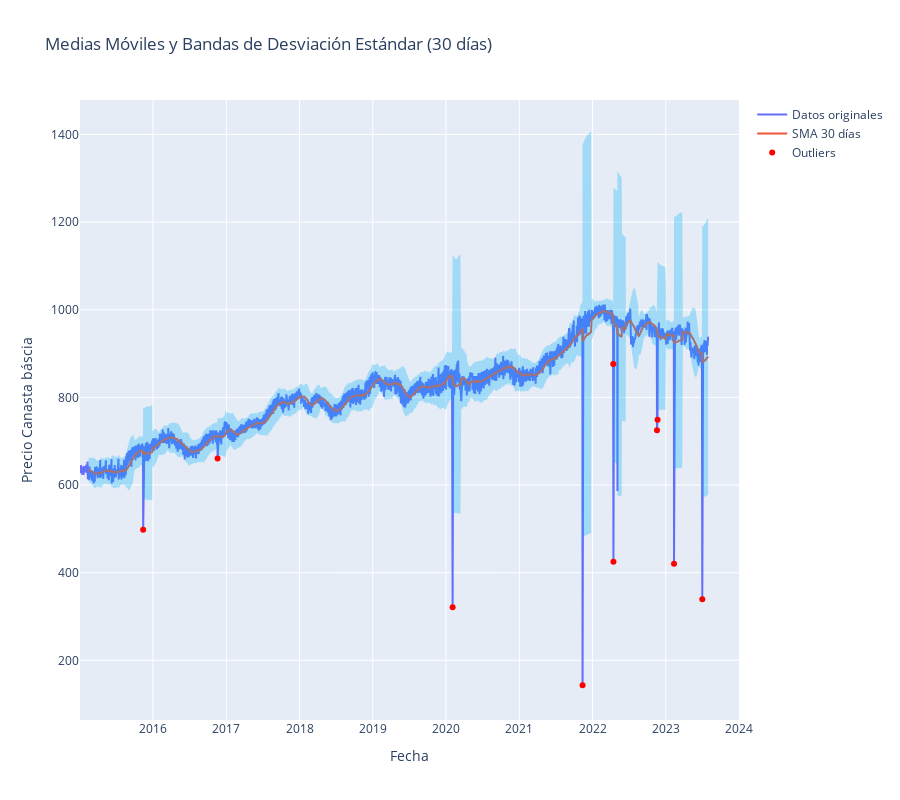

Notebook source saved alongside this figure:
### Code cell
### Visualizamos los datos y también añadimos bandas para detectar outliers
df_agg["SMA_30"] = df_agg["y"].rolling(window=30).mean()
df_agg["STD_30"] = df_agg["y"].rolling(window=30).std()


df_agg["Upper_Band"] = df_agg["SMA_30"] + (df_agg["STD_30"] * 3)
df_agg["Lower_Band"] = df_agg["SMA_30"] - (df_agg["STD_30"] * 3)

df_agg["Outlier"] = (df_agg["y"] > df_agg["Upper_Band"]) | (df_agg["y"] < df_agg["Lower_Band"])

fig = go.Figure()
fig.add_trace(go.Scatter(x=df_agg["ds"], y=df_agg["y"], mode='lines', name='Datos originales'))
fig.add_trace(go.Scatter(x=df_agg["ds"], y=df_agg["SMA_30"], mode='lines', name='SMA 30 días'))

fig.add_trace(go.Scatter(
    x=pd.concat([df_agg["ds"], df_agg["ds"][::-1]]), 
    y=pd.concat([df_agg["Upper_Band"], df_agg["Lower_Band"][::-1]]),
    fill='toself',
    fillcolor='rgba(0, 176, 246, 0.3)',  
    line=dict(color='rgba(255,255,255,0)'),
    name='Bandas',
    showlegend=False
))


fig.add_trace(go.Scatter(
    x=df_agg[df_agg["Outlier"]]["ds"], 
    y=df_agg[df_agg["Outlier"]]["y"], 
    mode='markers', 
    marker=dict(color='red', size=6),
    name='Outliers'
))


fig.update_layout(
    title='Medias Móviles y Bandas de Desviación Estándar (30 días)',
    xaxis_title='Fecha',
    yaxis_title='Precio Canasta báscia',
    height=800 
)


fig.show()

### Figure 1 — Plotly figure (JSON) as saved in the notebook; plotly's stock layout.template omitted (floating-point values rounded to 4 significant figures; data arrays with more than 128 entries replaced by an {"elided": "..."} marker saying what was removed)
{"data": [{"mode": "lines", "name": "Datos originales", "type": "scatter", "x": {"elided": "2153 str values"}, "y": {"elided": "2153 float values"}}, {"mode": "lines", "name": "SMA 30 días", "type": "scatter", "x": {"elided": "2153 str values"}, "y": {"elided": "2153 float values"}}, {"fill": "toself", "fillcolor": "rgba(0, 176, 246, 0.3)", "line": {"color": "rgba(255,255,255,0)"}, "name": "Bandas", "showlegend": false, "type": "scatter", "x": {"elided": "4306 str values"}, "y": {"elided": "4306 float values"}}, {"marker": {"color": "red", "size": 6}, "mode": "markers", "name": "Outliers", "type": "scatter", "x": ["2015-11-13T00:00:00", "2016-11-18T00:00:00", "2020-02-03T00:00:00", "2021-11-12T00:00:00", "2022-04-14T00:00:00", "2022-04-15T00:00:00", "2022-11-18T00:00:00", "2022-11-21T00:00:00", "2023-02-11T00:00:00", "2023-07-02T00:00:00"], "y": [498.0, 660.4, 320.9, 143.1, 876.2, 424.9, 725.1, 749.2, 420.4, 339.4]}], "layout": {"height": 800, "title": {"text": "Medias Móviles y Bandas de Desviación Estándar (30 días)"}, "xaxis": {"title": {"text": "Fecha"}}, "yaxis": {"title": {"text": "Precio Canasta báscia"}}}}
